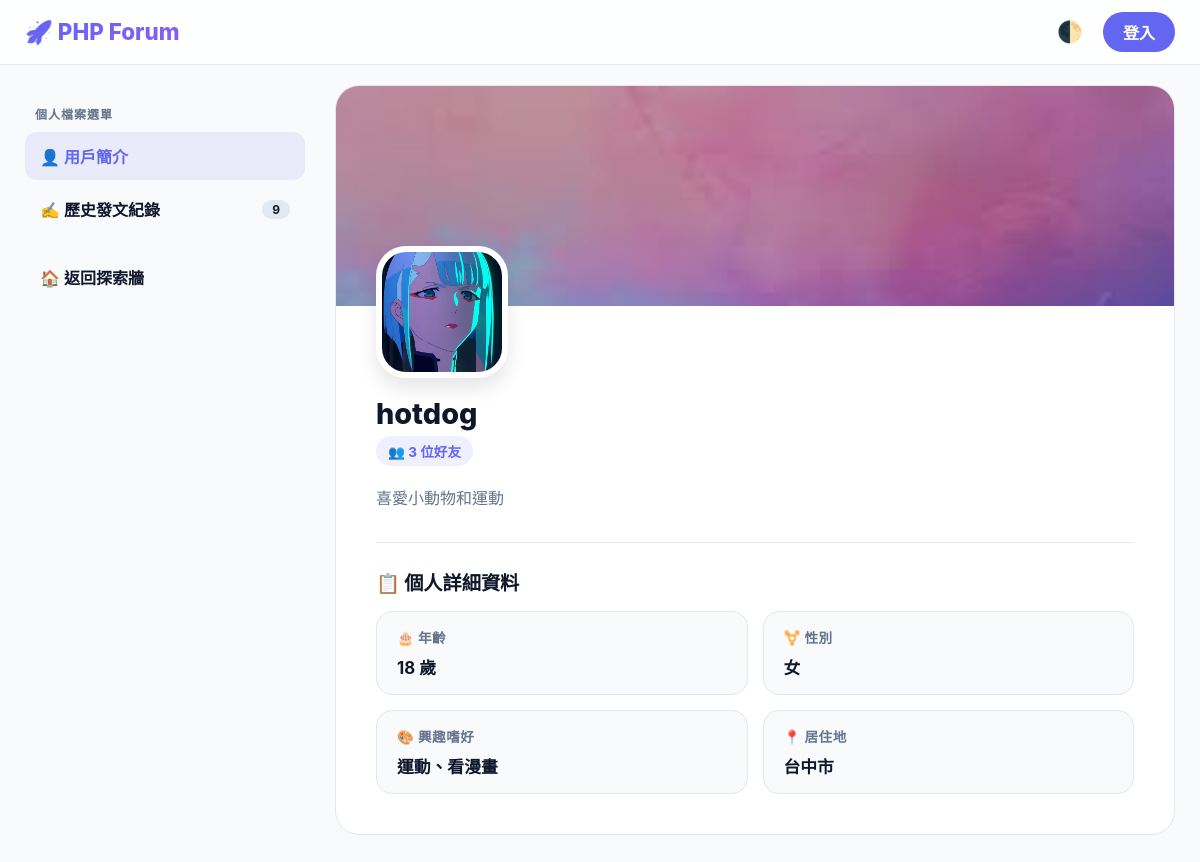
The page /profile.php?id=1 on the database its author committed.
### tables this page shows
CREATE TABLE `users` (
  `id` int(11) NOT NULL,
  `username` varchar(50) NOT NULL,
  `password` varchar(255) NOT NULL,
  `role` tinyint(1) NOT NULL DEFAULT 0,
  `email` varchar(100) NOT NULL,
  `created_at` datetime NOT NULL DEFAULT current_timestamp(),
  `bio` text DEFAULT NULL,
  `age` int(11) DEFAULT NULL,
  `gender` varchar(50) DEFAULT NULL,
  `interests` varchar(255) DEFAULT NULL,
  `location` varchar(255) DEFAULT NULL,
  `profile_img` varchar(255) DEFAULT 'default_avatar.png',
  `last_announcement_view` datetime DEFAULT '1970-01-01 00:00:00',
  `banner_img` varchar(255) DEFAULT NULL,
  `reset_token` varchar(255) DEFAULT NULL,
  `reset_expiry` datetime DEFAULT NULL
);

### profile.php (the view, shortened to what this page needs)
<?php
require_once "includes/dbh.inc.php";
$target_user_id = isset($_GET['id']) ? (int)$_GET['id'] : 0;
$current_uid = isset($_SESSION['user_id']) ? $_SESSION['user_id'] : null;
$isAdmin = isset($_SESSION['role']) && $_SESSION['role'] == 1;
$pendingReportsCount = 0;
$unreadAnnouncementsCount = 0;
try {
    $stmt = $pdo->prepare("SELECT * FROM users WHERE id = ?");
    $stmt->execute([$target_user_id]);
    $user = $stmt->fetch();
    $user_posts = [];
    try {
        $post_stmt = $pdo->prepare("SELECT posts.*, categories.name AS cat_name,
            (SELECT COUNT(*) FROM likes WHERE likes.post_id = posts.id) AS like_count
            FROM posts
            JOIN categories ON posts.category_id = categories.id
            WHERE posts.user_id = ?
            ORDER BY created_at DESC");
        $post_stmt->execute([$target_user_id]);
        $user_posts = $post_stmt->fetchAll();
    } catch (PDOException $e) {
        try {
            $post_stmt = $pdo->prepare("SELECT posts.*, categories.name AS cat_name,
                (SELECT COUNT(*) FROM post_likes WHERE post_likes.post_id = posts.id) AS like_count
                FROM posts
                JOIN categories ON posts.category_id = categories.id
                WHERE posts.user_id = ?
                ORDER BY created_at DESC");
            $post_stmt->execute([$target_user_id]);
            $user_posts = $post_stmt->fetchAll();
        } catch (PDOException $e2) {
            $post_stmt = $pdo->prepare("SELECT posts.*, categories.name AS cat_name FROM posts JOIN categories ON posts.category_id = categories.id WHERE posts.user_id = ? ORDER BY created_at DESC");
            $post_stmt->execute([$target_user_id]);
            $user_posts = $post_stmt->fetchAll();
            foreach ($user_posts as &$post) {
                if (isset($post['likes_count'])) {
                    $post['like_count'] = $post['likes_count'];
                } elseif (isset($post['likes'])) {
                    $post['like_count'] = $post['likes'];
                } else {
                    $post['like_count'] = 0;
                }
            }
        }
    }
    $friend_count = 0;
    try {
        $count_sql = "SELECT COUNT(DISTINCT CASE WHEN user_id = ? THEN friend_id ELSE user_id END)
                      FROM friends
                      WHERE (user_id = ? OR friend_id = ?) AND status = 'accepted'";
        $count_stmt = $pdo->prepare($count_sql);
        $count_stmt->execute([$target_user_id, $target_user_id, $target_user_id]);
        $friend_count = (int)$count_stmt->fetchColumn();
    } catch (PDOException $e) {
        $friend_count = 0;
    }
} catch (PDOException $e) {
    die("資料讀取失敗: " . $e->getMessage());
}
?>
<!DOCTYPE html>
<html lang="zh-TW">
<head>
</head>
<body data-theme="light">
<header>
    <div class="nav-container">
        <a href="index.php" class="logo" style="text-decoration:none"><h1>🚀 PHP Forum</h1></a>
        <div style="display:flex; align-items:center; gap:15px;">
            <button id="themeBtn" title="切換主題" style="background:none; border:none; cursor:pointer; font-size:1.3rem; padding:5px; border-radius:50%;">🌓</button>
            <?php if (isset($_SESSION["user_id"])): ?>
                <div style="position:relative;">
                    <div class="user-trigger" id="userTrigger">
                        <img src="<?= !empty($_SESSION['profile_img']) ? "uploads/users_profile_img/".$_SESSION['profile_img'] : "uploads/default_avatar.png" ?>" style="width:32px; height:32px; border-radius:50%; object-fit:cover; border: 2px solid <?= $isAdmin ? 'var(--admin-color)' : 'var(--accent-color)' ?>;">
                        <span style="<?= $isAdmin ? 'color: var(--admin-color);' : '' ?>"><?= htmlspecialchars($_SESSION["username"]) ?></span>
                        <?php
                        $totalNotif = $unreadAnnouncementsCount + ($isAdmin ? $pendingReportsCount : 0);
                        if ($totalNotif > 0): ?>
                            <div class="notification-badge"><?= $totalNotif ?></div>
                        <?php endif; ?>
                    </div>
                    <div class="dropdown-menu" id="dropdownMenu">
                        <div style="padding: 10px 20px; font-size: 0.7rem; color: var(--text-muted); font-weight: 800; text-transform: uppercase;">使用者功能</div>
                        <a href="profile.php?id=<?= $_SESSION['user_id'] ?>">👤 我的個人資料</a>
                        <a href="view_announcements.php">📢 系統公告通知
                            <?php if($unreadAnnouncementsCount > 0): ?><span class="badge-inline"><?= $unreadAnnouncementsCount ?></span><?php endif; ?>
                        </a>
                        <a href="create_post.php">✍️ 撰寫新文章</a>
                        <?php if ($isAdmin): ?>
                            <div style="padding: 10px 20px; font-size: 0.7rem; color: var(--admin-color); font-weight: 800; text-transform: uppercase; background: var(--admin-soft);">管理員功能</div>
                            <a href="admin_announcement.php" style="color:var(--admin-color)">📢 發布系統公告</a>
                            <a href="admin_reports.php" style="color:var(--admin-color)">🚩 檢舉審核
                                <?php if($pendingReportsCount > 0): ?><span class="badge-inline"><?= $pendingReportsCount ?></span><?php endif; ?>
                            </a>
                        <?php endif; ?>
                        <a href="logout.php" style="color:#ef4444; font-weight:700;">🚪 登出系統</a>
                    </div>
                </div>
            <?php else: ?>
                <a href="login.php" style="text-decoration:none; background:var(--accent-color); color:white; padding:8px 20px; border-radius:50px; font-weight:700;">登入</a>
            <?php endif; ?>
        </div>
    </div>
</header>
<div class="main-wrapper">
    <aside class="left-sidebar">
        <div class="menu-label">個人檔案選單</div>
        <a id="tabBio" class="menu-link" style="background: var(--accent-soft); color: var(--accent-color);">👤 用戶簡介</a>
        <a id="tabPosts" class="menu-link">✍️ 歷史發文紀錄 <span class="badge-count" id="postCountBadge"><?= count($user_posts) ?></span></a>
        <a href="index.php" class="menu-link" style="margin-top: 20px;">🏠 返回探索牆</a>
    </aside>
    <main>
        <section class="profile-header">
            <div class="profile-cover <?= ($current_uid == $target_user_id) ? 'editable-banner' : '' ?>" id="bannerBox"
style="
background:
linear-gradient(rgba(0,0,0,0.25), rgba(0,0,0,0.25)),
url('<?= !empty($user['banner_img']) ? "uploads/users_banner_img/".$user['banner_img'] : "" ?>');
background-size: cover;
background-position: center;
background-repeat: no-repeat;
">
</div>
            <div class="profile-info-section">
                <div class="avatar-container <?= ($current_uid == $target_user_id) ? 'editable-avatar' : '' ?>" id="avatarBox">
                    <img src="<?= !empty($user['profile_img']) ? "uploads/users_profile_img/".$user['profile_img'] : "uploads/default_avatar.png" ?>" class="profile-avatar">
                </div>
            </div>
            <div class="profile-bio" id="bioTabContent">
                <h1 style="margin: 0 0 5px 0; font-size: 1.8rem; font-weight: 800;"><?= htmlspecialchars($user['username']) ?></h1>
                <div style="display: flex; gap: 10px; margin-bottom: 20px; align-items: center;">
                    <span style="font-size: 0.85rem; background: var(--accent-soft); color: var(--accent-color); padding: 5px 12px; border-radius: 50px; font-weight: 700; display: inline-flex; align-items: center; gap: 5px;">
                        👥 <?= $friend_count ?> 位好友
                    </span>
                </div>
                <div id="bioDisplay" class="bio-text" style="margin-bottom: 25px;">
                    <?= !empty($user['bio']) ? nl2br(htmlspecialchars($user['bio'])) : "這名用戶很神秘，還沒有填寫自我介紹。" ?>
                </div>
                <h3 style="margin: 30px 0 15px 0; font-size: 1.2rem; font-weight: 800; border-top: 1px solid var(--border-color); padding-top: 25px;">📋 個人詳細資料</h3>
                <div class="profile-details-grid">
                    <div class="detail-item">
                        <div class="detail-header">
                            <span>🎂 年齡</span>
                        </div>
                        <div class="detail-value" id="valAge">
                            <?= !empty($user['age']) ? htmlspecialchars($user['age']) . " 歲" : "未填寫" ?>
                        </div>
                    </div>
                    <div class="detail-item">
                        <div class="detail-header">
                            <span>⚧️ 性別</span>
                        </div>
                        <div class="detail-value" id="valGender">
                            <?= !empty($user['gender']) ? htmlspecialchars($user['gender']) : "未填寫" ?>
                        </div>
                    </div>
                    <div class="detail-item">
                        <div class="detail-header">
                            <span>🎨 興趣嗜好</span>
                        </div>
                        <div class="detail-value" id="valInterests">
                            <?= !empty($user['interests']) ? htmlspecialchars($user['interests']) : "未填寫" ?>
                        </div>
                    </div>
                    <div class="detail-item">
                        <div class="detail-header">
                            <span>📍 居住地</span>
                        </div>
                        <div class="detail-value" id="valLocation">
                            <?= !empty($user['location']) ? htmlspecialchars($user['location']) : "未填寫" ?>
                        </div>
                    </div>
                </div>
            </div>
        </section>
    </main>
</div>
</body>
</html>

### profile.php (style rules this page uses)
:root { --bg-color: #f8fafc; --card-bg: #ffffff; --text-color: #0f172a; --text-muted: #64748b; --nav-bg: rgba(255, 255, 255, 0.85); --accent-color: #6366f1; --accent-soft: rgba(99, 102, 241, 0.1); --header-gradient: linear-gradient(135deg, #6366f1 0%, #8b5cf6 100%); --border-color: #e2e8f0; --sidebar-item-hover: #f1f5f9; --admin-color: #f59e0b; --admin-soft: rgba(245, 158, 11, 0.15); --danger-color: #ef4444; --danger-soft: rgba(239, 68, 68, 0.1); --success-color: #22c55e; }
body { font-family: 'Inter', system-ui, sans-serif; background-color: var(--bg-color); margin: 0; color: var(--text-color); transition: background-color 0.3s, color 0.3s; }
header { background: var(--nav-bg); backdrop-filter: blur(10px); border-bottom: 1px solid var(--border-color); position: sticky; top: 0; z-index: 1000; padding: 12px 0; }
.nav-container { max-width: 1400px; margin: 0 auto; padding: 0 25px; display: flex; justify-content: space-between; align-items: center; }
.logo h1 { margin: 0; font-size: 1.4rem; font-weight: 800; background: var(--header-gradient); -webkit-background-clip: text; -webkit-text-fill-color: transparent; }
.main-wrapper { max-width: 1400px; margin: 20px auto; padding: 0 25px; display: grid; grid-template-columns: 280px 1fr; gap: 30px; }
.profile-header { background: var(--card-bg); border-radius: 24px; border: 1px solid var(--border-color); overflow: hidden; margin-bottom: 25px; }
.profile-cover { height: 220px; background: var(--header-gradient); position: relative; overflow: hidden; transition: 0.3s; }
.profile-info-section { padding: 0 40px 30px 40px; position: relative; display: flex; justify-content: space-between; align-items: flex-end; margin-top: -60px; }
.avatar-container { position: relative; width: 120px; height: 120px; }
.profile-avatar { width: 120px; height: 120px; border-radius: 30px; border: 6px solid var(--card-bg); object-fit: cover; background: var(--card-bg); box-shadow: 0 10px 20px rgba(0,0,0,0.1); transition: 0.3s; }
.profile-bio { padding: 0 40px 40px 40px; }
.bio-text { color: var(--text-muted); line-height: 1.6; max-width: 600px; }
.menu-link { display: flex; align-items: center; gap: 10px; padding: 12px 15px; margin-bottom: 5px; border-radius: 12px; text-decoration: none; color: var(--text-color); font-weight: 600; transition: 0.2s; cursor: pointer; }
.menu-label { font-size: 0.75rem; font-weight: 800; color: var(--text-muted); text-transform: uppercase; letter-spacing: 1px; margin: 20px 0 10px 10px; }
.badge-count { background: var(--border-color); color: var(--text-color); font-size: 0.75rem; padding: 2px 10px; border-radius: 10px; margin-left: auto; font-weight: 700; transition: background 0.3s, color 0.3s; }
.profile-details-grid { display: grid; grid-template-columns: repeat(2, 1fr); gap: 15px; margin-top: 15px; }
.detail-item { background: var(--bg-color); border: 1px solid var(--border-color); padding: 15px 20px; border-radius: 16px; transition: 0.3s; }
.detail-header { display: flex; justify-content: space-between; align-items: center; margin-bottom: 8px; }
.detail-header span { font-size: 0.85rem; font-weight: 800; color: var(--text-muted); text-transform: uppercase; letter-spacing: 0.5px; }
.detail-value { font-size: 1.05rem; font-weight: 700; color: var(--text-color); }

### rows shown on the page
users: banner_img (picture), profile_img (picture), username "hotdog", bio "喜愛小動物和運動", age "18", gender "女", interests "運動、看漫畫", location "台中市"

### other values the page prints
count($user_posts) "9"
$friend_count "3"
